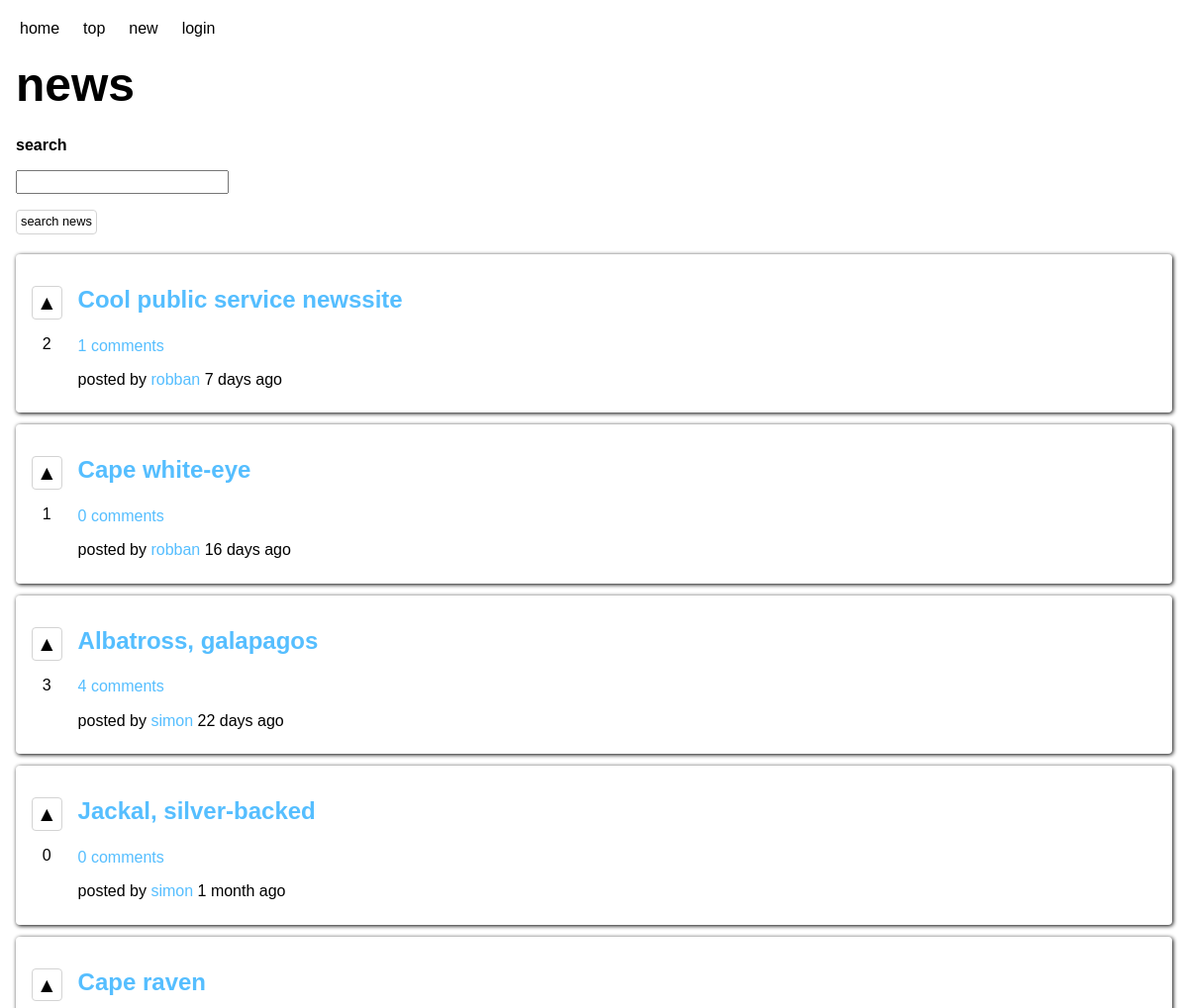
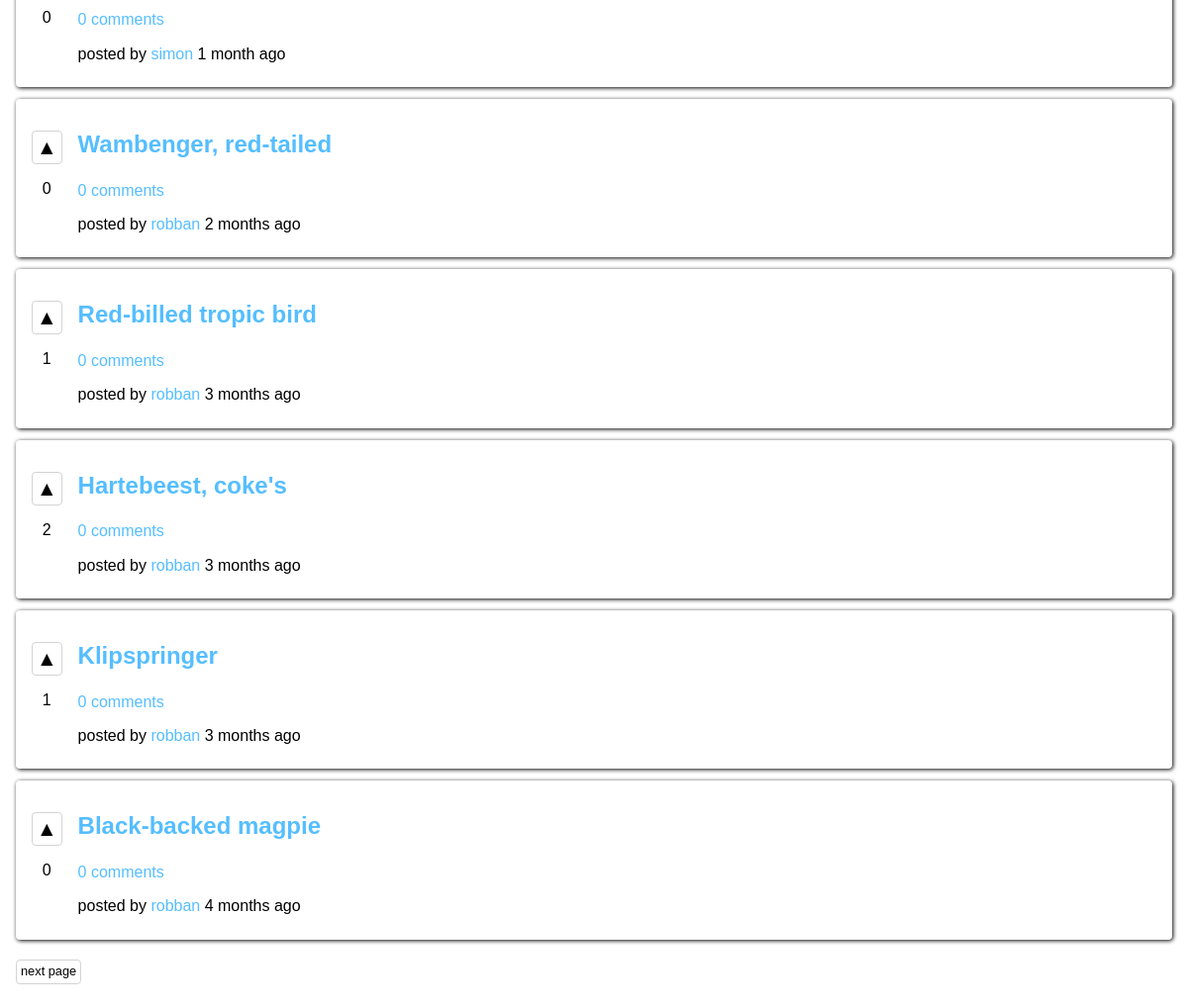
The page / on the database its author committed (2 pictures, top to bottom).
### tables this page shows
CREATE TABLE posts (
	id INTEGER NOT NULL PRIMARY KEY AUTOINCREMENT UNIQUE,
	user_id INTEGER NOT NULL,
	title VARCHAR NOT NULL,
	description VARCHAR NOT NULL,
	url VARCHAR NOT NULL,
	creation_time DATETIME NOT NULL
);

CREATE TABLE users (
	id INTEGER NOT NULL PRIMARY KEY AUTOINCREMENT UNIQUE,
	user_name VARCHAR NOT NULL UNIQUE,
	email VARCHAR NOT NULL UNIQUE,
	password VARCHAR NOT NULL,
	bio VARCHAR,
	image_url VARCHAR
);

### app/functions.php (called while the page is built, shortened)
<?php
function userLoggedIn(): bool
{
    return false;
}
function getAge(string $birth): string
{
    $today = new DateTime();
    $birth = new DateTime($birth);
    $interval = $today->diff($birth);
    if ($interval->m === 1) {
        return $interval->m . " month ago";
    } else if ($interval->m > 0) {
        return $interval->m . " months ago";
    }
    if ($interval->m === 0 && $interval->days === 1) {
        return $interval->days . " day ago";
    } elseif ($interval->m === 0 && $interval->days > 0) {
        return $interval->days . " days ago";
    }
    return "today";
}
function fetchPoster(int $id, PDO $db): ?string
{
    $stmnt = $db->prepare("SELECT user_name FROM users WHERE id = :id;");
    $stmnt->bindParam(":id", $id, PDO::PARAM_INT);
    $stmnt->execute();
    $result = $stmnt->fetch(PDO::FETCH_ASSOC);
    return $result['user_name'];
}
function fetchPosts(int $page, PDO $db, bool $orderByUpvotes = false): array
{
    $offset = 0;
    $sql = "";
    $numberOfPosts = fetchTotalNumberOfPosts($db);
    for ($i = 0; $i < $page; $i++) {
        $offset += 10;
        if ($offset >= $numberOfPosts) {
            $offset = $numberOfPosts - 10;
        }
    }
    if ($orderByUpvotes) {
        $sql = "SELECT
        p.*,
        COALESCE(v.upvote_count, 0) AS upvotes,
        COALESCE(c.comment_count, 0) AS comments
        FROM posts p
        LEFT OUTER JOIN (
            SELECT post_id, COUNT(post_id) AS upvote_count
            FROM upvotes
            GROUP BY post_id
        ) v
        ON p.id = v.post_id
        LEFT OUTER JOIN (
            SELECT post_id, COUNT(post_id) AS comment_count
            FROM COMMENTS
            GROUP BY post_id
        ) c
        ON p.id = c.post_id
        ORDER BY upvotes DESC, p.creation_time DESC
        LIMIT 10 OFFSET :offset;";
    } else {
        $sql = "SELECT
        p.*,
        COALESCE(v.upvote_count, 0) AS upvotes,
        COALESCE(c.comment_count, 0) AS comments
        FROM posts p
        LEFT OUTER JOIN (
            SELECT post_id, COUNT(post_id) AS upvote_count
            FROM upvotes
            GROUP BY post_id
        ) v
        ON p.id = v.post_id
        LEFT OUTER JOIN (
            SELECT post_id, COUNT(post_id) AS comment_count
            FROM COMMENTS
            GROUP BY post_id
        ) c
        ON p.id = c.post_id
        ORDER BY p.creation_time DESC
        LIMIT 10 OFFSET :offset;";
    }
    $stmnt = $db->prepare($sql);
    $stmnt->bindParam(":offset", $offset, PDO::PARAM_INT);
    $stmnt->execute();
    $result = $stmnt->fetchAll(PDO::FETCH_ASSOC);
    return $result;
}
function fetchTotalNumberOfPosts(PDO $db): int
{
    $stmnt = $db->query("SELECT COUNT(id) as 'number-of-posts' FROM posts");
    $stmnt->execute();
    $result = $stmnt->fetch(PDO::FETCH_ASSOC);
    return (int)$result['number-of-posts'];
}

### index.php (the view, shortened to what this page needs)
<?php
require __DIR__ . '/app/autoload.php';
require __DIR__ . '/views/header.php';
if (isset($_GET['page'])) {
    $page = (int)filter_var($_GET['page'], FILTER_SANITIZE_NUMBER_INT);
} else {
    $page = 0;
}
if (isset($_GET['order_by'])) {
    $order = filter_var($_GET['order_by'], FILTER_SANITIZE_STRING);
    if ($order === 'new') {
        $posts = fetchPosts($page, $db);
    } elseif ($order === 'top') {
        $posts = fetchPosts($page, $db, true);
    } else {
        header('location: /');
        exit;
    }
}
?>
<header>
    <h1>news</h1>
</header>
<main>
    <section class="search-field">
        <form action="/view.php" method="get">
            <label for="query">search</label>
            <input type="search" name="query" id="query" required>
            <button type="submit">search news</button>
        </form>
    </section>
    <section class="posts">
        <?php foreach ($posts as $post) : ?>
            <article class="post">
                <div class="votes">
                    <?php if (userLoggedIn() && userUpvote($_SESSION['user']['id'], $post['id'], $db)) : ?>
                        <button class="vote active" data-post="<?= $post['id'] ?>">▲</button>
                    <?php elseif (userLoggedIn() && !userUpvote($_SESSION['user']['id'], $post['id'], $db)) : ?>
                        <button class="vote" data-post="<?= $post['id'] ?>">▲</button>
                    <?php else : ?>
                        <button class="vote">▲</button>
                    <?php endif; ?>
                    <p class="upvotes"><?= $post['upvotes'] ?></p>
                </div>
                <div class="content">
                    <a href="<?= $post['url'] ?>">
                        <h2><?= $post['title'] ?></h2>
                    </a>
                    <a class="view" href="/view.php?view=post&post_id=<?= $post['id'] ?>">
                        <?= $post['comments'] ?> comments
                    </a>
                    <p> posted by
                        <a href="/view.php?view=profile&user_id=<?= $post['user_id'] ?>">
                            <?= fetchPoster($post['user_id'], $db) ?>
                        </a>
                        <?= getAge($post['creation_time']) ?>
                    </p>
                </div>
            </article>
        <?php endforeach; ?>
    </section>
    <?php if (sizeof($posts) === 10) : ?>
        <a class="button" href="index.php?page=<?= $page + 1 ?>&order_by=<?= $order ?>">next page</a>
    <?php endif; ?>
</main>
<?php
require __DIR__ . '/views/footer.php';
?>

### assets/css/style.css (style rules this page uses)
:root { --blue: rgb(85, 190, 255); --orange: coral; }
body { margin: 16px; font-family: sans-serif; }
form { width: fit-content; display: flex; flex-direction: column; }
form * { margin: 8px 0px; }
a { text-decoration: none; color: rgb(85, 190, 255); }
header { margin: 8px 0px; }
h1 { font-size: 3rem; margin-top: 8px; margin-bottom: 16px; }
label { font-weight: bold; }
button, .button { color: black; display: inline-block; width: fit-content; height: fit-content; font-size: 0.8rem; padding: 4px; margin: 8px 8px 8px 0px; background-color: rgba(0, 0, 0, 0); border-radius: 4px; border: 0.5px lightgray solid; cursor: pointer; transition: all 0.1s ease-in-out; }
article.post * { margin: 8px 0px; }
article.post { cursor: pointer; margin: 12px 0px; padding: 16px; border-radius: 4px; box-shadow: 1px 1px 4px; display: flex; justify-content: flex-start; transition: all 0.1s ease-in-out; }
div.votes { width: fit-content; height: fit-content; margin-left: 0px; margin-right: 8px; display: flex; flex-direction: column; justify-content: space-between; align-items: center; }
div.content { margin: 0px 8px; display: flex; flex-direction: column; justify-content: center; }
button.vote { font-size: 1.3rem; }

### rows shown on the page
posts: upvotes "2", title "Cool public service newssite", comments "1", user.user_name "robban", creation_time "7 days ago"
posts: upvotes "1", title "Cape white-eye", comments "0", user.user_name "robban", creation_time "16 days ago"
posts: upvotes "3", title "Albatross, galapagos", comments "4", user.user_name "simon", creation_time "22 days ago"
posts: upvotes "0", title "Jackal, silver-backed", comments "0", user.user_name "simon", creation_time "1 month ago"
posts: upvotes "0", title "Cape raven", comments "0", user.user_name "simon", creation_time "1 month ago"
posts: upvotes "0", title "Wambenger, red-tailed", comments "0", user.user_name "robban", creation_time "2 months ago"
posts: upvotes "1", title "Red-billed tropic bird", comments "0", user.user_name "robban", creation_time "3 months ago"
posts: upvotes "2", title "Hartebeest, coke's", comments "0", user.user_name "robban", creation_time "3 months ago"
posts: upvotes "1", title "Klipspringer", comments "0", user.user_name "robban", creation_time "3 months ago"
posts: upvotes "0", title "Black-backed magpie", comments "0", user.user_name "robban", creation_time "4 months ago"
